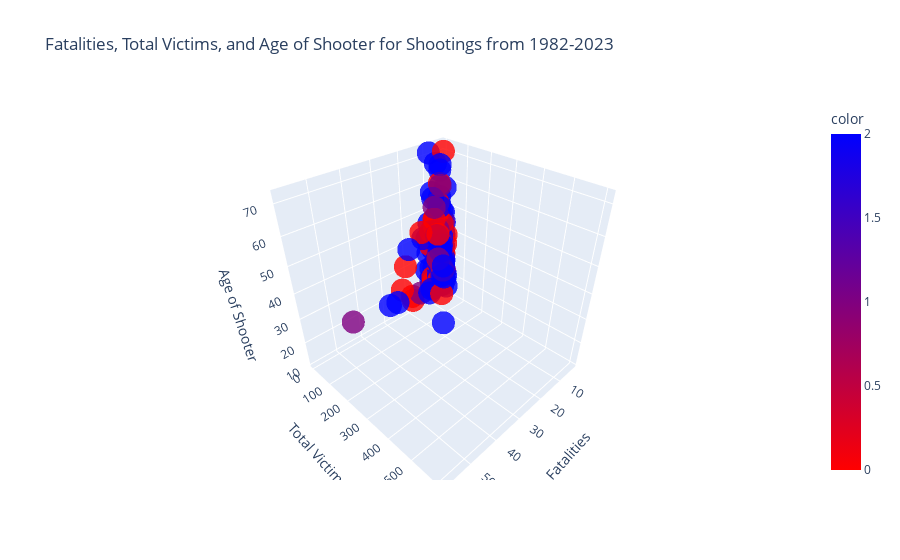

Notebook cell for this chart:
### Code cell
fig = px.scatter_3d(x=X[:, 0], y=X[:, 1], z=X[:, 2], color=y, color_continuous_scale='Bluered_r', opacity=0.8,
                   title="Fatalities, Total Victims, and Age of Shooter for Shootings from 1982-2023", 
                   labels={'x': 'Fatalities', 'y':'Total Victims', 'z':'Age of Shooter'})
fig.show()

### Figure 1 — Plotly figure (JSON) as saved in the notebook; plotly's stock layout.template omitted (floating-point values rounded to 4 significant figures; data arrays with more than 128 entries replaced by an {"elided": "..."} marker saying what was removed)
{"data": [{"hovertemplate": "Fatalities=%{x}<br>Total Victims=%{y}<br>Age of Shooter=%{z}<br>color=%{marker.color}<extra></extra>", "legendgroup": "", "marker": {"color": {"elided": "141 int values"}, "coloraxis": "coloraxis", "opacity": 0.8, "symbol": "circle"}, "mode": "markers", "name": "", "scene": "scene", "showlegend": false, "type": "scatter3d", "x": {"elided": "141 int values"}, "y": {"elided": "141 int values"}, "z": {"elided": "141 int values"}}], "layout": {"coloraxis": {"colorbar": {"title": {"text": "color"}}, "colorscale": [[0, "rgb(255,0,0)"], [1, "rgb(0,0,255)"]]}, "legend": {"tracegroupgap": 0}, "scene": {"domain": {"x": [0, 1], "y": [0, 1]}, "xaxis": {"title": {"text": "Fatalities"}}, "yaxis": {"title": {"text": "Total Victims"}}, "zaxis": {"title": {"text": "Age of Shooter"}}}, "title": {"text": "Fatalities, Total Victims, and Age of Shooter for Shootings from 1982-2023"}}}
